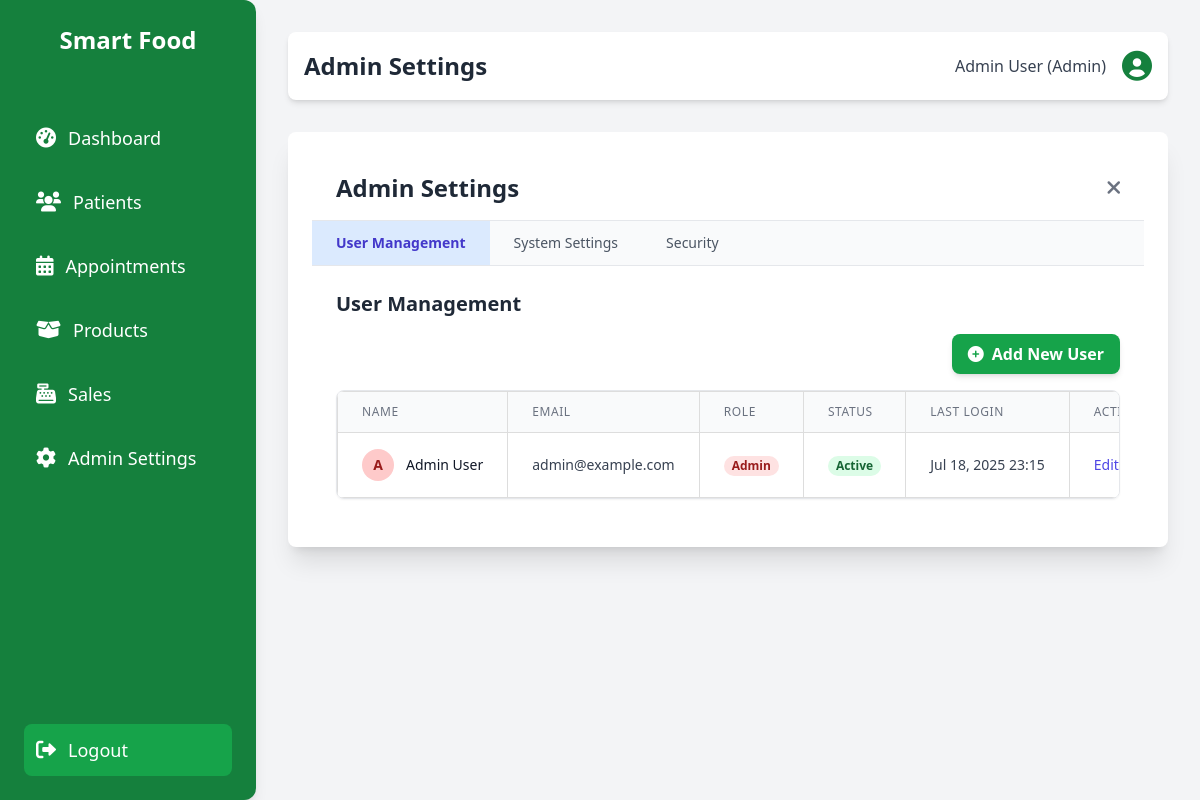
Screenshot of /admin/settings.php (signed in) with the database file from the repository.
### tables this page shows
CREATE TABLE `users` (
  `user_id` int(11) NOT NULL,
  `full_name` varchar(255) NOT NULL,
  `email` varchar(255) NOT NULL,
  `password` varchar(255) NOT NULL,
  `role` enum('Admin','Nutritionist','Staff','Sales') NOT NULL DEFAULT 'Staff',
  `status` enum('Active','Inactive') NOT NULL DEFAULT 'Active',
  `last_login` datetime DEFAULT NULL,
  `created_at` datetime DEFAULT current_timestamp(),
  `updated_at` datetime DEFAULT current_timestamp() ON UPDATE current_timestamp()
);

### admin/settings/users.php (the view, shortened to what this page needs)
<?php
$users = [];
try {
    $stmt_users = $pdo->query("SELECT user_id, full_name, email, role, status, last_login FROM users ORDER BY full_name ASC");
    $users = $stmt_users->fetchAll(PDO::FETCH_ASSOC);
} catch (PDOException $e) {
    error_log("Error fetching users for admin settings: " . $e->getMessage());
}
?>
<h3 class="text-xl font-semibold text-gray-800 mb-4">User Management</h3>
<div class="flex justify-end mb-4">
    <a href="<?php echo BASE_URL; ?>admin/users/add_user.php" class="inline-flex items-center px-4 py-2 bg-green-600 text-white font-semibold rounded-lg shadow-md hover:bg-green-700 transition-colors duration-200">
        <i class="fas fa-plus-circle mr-2"></i> Add New User
    </a>
</div>
<?php if (empty($users)): ?>
    <div class="bg-blue-100 border-l-4 border-blue-500 text-blue-700 p-4 rounded-md" role="alert">
        <p class="font-bold">No Users Found</p>
        <p>It looks like there are no users registered yet. Click "Add New User" to get started.</p>
    </div>
<?php else: ?>
    <div class="overflow-x-auto bg-white rounded-lg shadow-sm border border-gray-200">
        <table class="min-w-full divide-y divide-gray-200">
            <thead class="bg-gray-50">
                <tr>
                    <th scope="col" class="px-6 py-3 text-left text-xs font-medium text-gray-500 uppercase tracking-wider">Name</th>
                    <th scope="col" class="px-6 py-3 text-left text-xs font-medium text-gray-500 uppercase tracking-wider">Email</th>
                    <th scope="col" class="px-6 py-3 text-left text-xs font-medium text-gray-500 uppercase tracking-wider">Role</th>
                    <th scope="col" class="px-6 py-3 text-left text-xs font-medium text-gray-500 uppercase tracking-wider">Status</th>
                    <th scope="col" class="px-6 py-3 text-left text-xs font-medium text-gray-500 uppercase tracking-wider">Last Login</th>
                    <th scope="col" class="px-6 py-3 text-left text-xs font-medium text-gray-500 uppercase tracking-wider">Actions</th>
                </tr>
            </thead>
            <tbody class="bg-white divide-y divide-gray-200">
                <?php foreach ($users as $user): ?>
                    <tr class="hover:bg-gray-50">
                        <td class="px-6 py-4 whitespace-nowrap text-sm font-medium text-gray-900">
                            <div class="flex items-center">
                                <span class="inline-flex items-center justify-center h-8 w-8 rounded-full
                                    <?php
                                        $firstChar = strtoupper(substr($user['full_name'], 0, 1));
                                        $bgColor = '';
                                        $textColor = '';
                                        if (in_array($firstChar, ['A', 'E', 'I', 'O', 'U'])) {
                                            $bgColor = 'bg-red-200';
                                            $textColor = 'text-red-800';
                                        } else if (in_array($firstChar, ['B', 'C', 'D', 'F', 'G'])) {
                                            $bgColor = 'bg-blue-200';
                                            $textColor = 'text-blue-800';
                                        } else if (in_array($firstChar, ['H', 'J', 'K', 'L', 'M'])) {
                                            $bgColor = 'bg-green-200';
                                            $textColor = 'text-green-800';
                                        } else if (in_array($firstChar, ['N', 'P', 'Q', 'R', 'S'])) {
                                            $bgColor = 'bg-purple-200';
                                            $textColor = 'text-purple-800';
                                        } else {
                                            $bgColor = 'bg-yellow-200';
                                            $textColor = 'text-yellow-800';
                                        }
                                        echo "$bgColor $textColor";
                                    ?> font-bold text-sm mr-3">
                                    <?php echo htmlspecialchars($firstChar); ?>
                                </span>
                                <?php echo htmlspecialchars($user['full_name']); ?>
                            </div>
                        </td>
                        <td class="px-6 py-4 whitespace-nowrap text-sm text-gray-700"><?php echo htmlspecialchars($user['email']); ?></td>
                        <td class="px-6 py-4 whitespace-nowrap text-sm">
                            <span class="px-2 inline-flex text-xs leading-5 font-semibold rounded-full
                                <?php
                                    if ($user['role'] === 'Admin') echo 'bg-red-100 text-red-800';
                                    else if ($user['role'] === 'Nutritionist') echo 'bg-blue-100 text-blue-800';
                                    else if ($user['role'] === 'Sales') echo 'bg-yellow-100 text-yellow-800';
                                    else echo 'bg-gray-100 text-gray-800';
                                ?>">
                                <?php echo htmlspecialchars($user['role']); ?>
                            </span>
                        </td>
                        <td class="px-6 py-4 whitespace-nowrap text-sm">
                            <span class="px-2 inline-flex text-xs leading-5 font-semibold rounded-full
                                <?php echo ($user['status'] === 'Active') ? 'bg-green-100 text-green-800' : 'bg-red-100 text-red-800'; ?>">
                                <?php echo htmlspecialchars($user['status']); ?>
                            </span>
                        </td>
                        <td class="px-6 py-4 whitespace-nowrap text-sm text-gray-700">
                            <?php echo $user['last_login'] ? htmlspecialchars(date('M d, Y H:i', strtotime($user['last_login']))) : 'N/A'; ?>
                        </td>
                        <td class="px-6 py-4 whitespace-nowrap text-right text-sm font-medium">
                            <a href="<?php echo BASE_URL; ?>admin/users/edit_user.php?id=<?php echo $user['user_id']; ?>" class="text-indigo-600 hover:text-indigo-900 mr-3">Edit</a>
                        </td>
                    </tr>
                <?php endforeach; ?>
            </tbody>
        </table>
    </div>
<?php endif; ?>

### assets/css/style.css (style rules this page uses)
body { margin: 0; padding: 0; line-height: 1.6; color: #333; -webkit-font-smoothing: antialiased; -moz-osx-font-smoothing: grayscale; }
:root { --font-family: Arial, sans-serif; --background-color: #f9f9f9; --text-color: #333; --primary-color: #2e8b57; --secondary-color: #388e3c; --hover-color: #3aa76d; --danger-color: #d9534f; --border-color: #ccc; --light-grey: #eaeaea; --table-stripe: #f8f9fa; --table-hover: #f1f8e9; --box-shadow: 0 0 10px rgba(0, 0, 0, 0.1); --border-radius: 8px; --transition: background-color 0.3s ease; }
table { width: 100%; border-collapse: collapse; background: #fff; box-shadow: 0 0 10px rgba(0,0,0,0.05); }
th, td { padding: 12px; border: 1px solid #ddd; text-align: left; }
thead { background: var(--primary-color); color: white; }
h1, h2, h3, h4, h5, h6 { font-weight: 600; color: #2d3748; }
.shadow-md { box-shadow: 0 4px 6px -1px rgba(0, 0, 0, 0.1), 0 2px 4px -1px rgba(0, 0, 0, 0.06); }
.rounded-lg { border-radius: 0.5rem; }
.mb-4 { margin-bottom: 1rem; }

### assets/css/dashboard.css (style rules this page uses)
.text-green-800 { color: #065f46; }

### rows the page displays
users: full_name "A", full_name "Admin User", email "admin@example.com", role "Admin", status "Active", last_login "Jul 18, 2025 23:15"

### other values shown
SITE_NAME "Smart Food"
$pageTitle "Admin Settings"
$_SESSION['full_name'] "Admin User"
$_SESSION['role'] "Admin"
